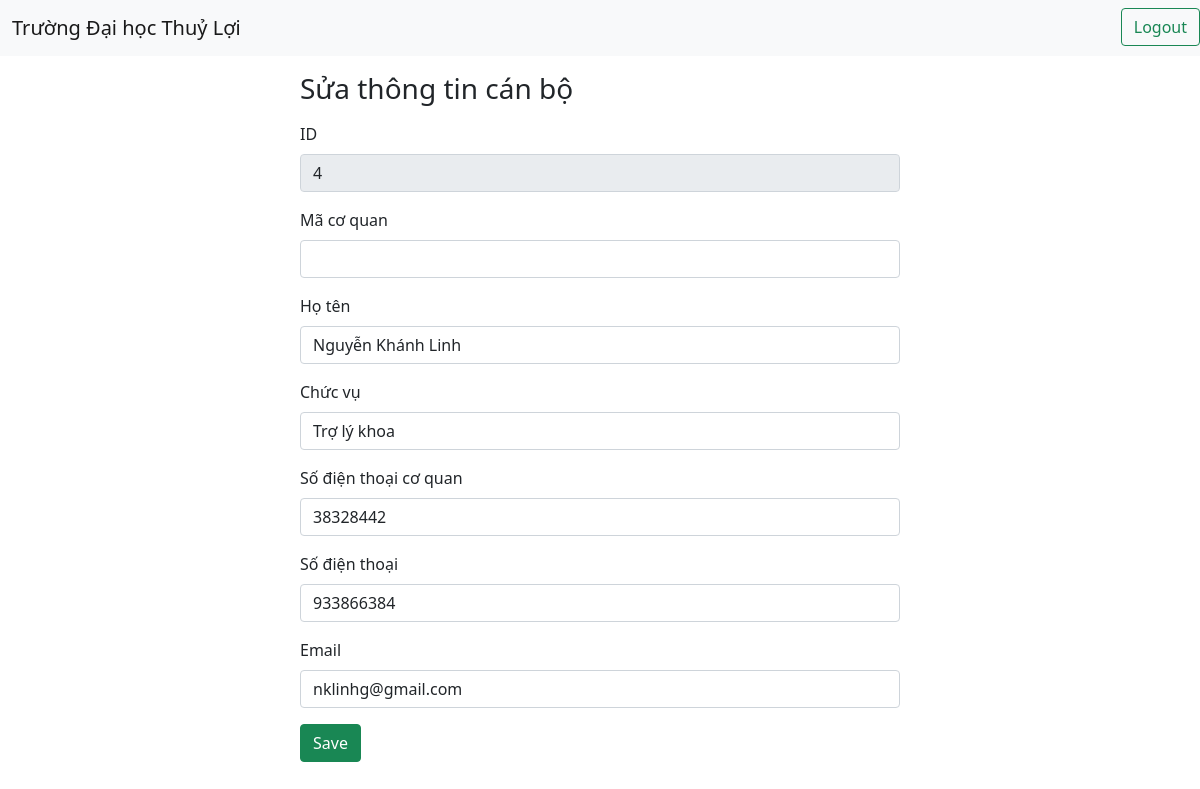
/admin/editCanbo.php?id=4, run on the app's committed database.
### tables this page shows
CREATE TABLE `canbo` (
  `id` int(11) NOT NULL,
  `id_Dvi` int(11) DEFAULT NULL,
  `ten` varchar(50) NOT NULL,
  `chucvu` varchar(50) NOT NULL,
  `sdtCoquan` int(11) NOT NULL,
  `sdt` int(11) NOT NULL,
  `email` varchar(50) NOT NULL
);

### admin/editCanbo.php (the view, shortened to what this page needs)
<?php
    include("config/db.php");
    include("template/header.php");
    $id_can_sua = $_GET['id'];
    $sql = "select * FROM canbo WHERE id=$id_can_sua";
    $result = mysqli_query($conn,$sql);
    $row = mysqli_fetch_assoc($result);
?>
<h3 style="max-width:50%;margin : 1rem auto;">Sửa thông tin cán bộ</h3>
<form action="" method="post" style="max-width:50%;margin : 1rem auto;">
  <div class="mb-3">
    <label class="form-label">ID</label>
    <input type="text" class="form-control" value="<?php echo $row['id']; ?>" name="txtId" disabled>
  </div>
  <div class="mb-3">
    <label class="form-label">Mã cơ quan</label>
    <input type="text" class="form-control" value="<?php echo $row['id_Dvi']; ?>" name="txtId_Dvi">
  </div>
  <div class="mb-3">
    <label class="form-label">Họ tên</label>
    <input type="text" class="form-control" value="<?php echo $row['ten']; ?>" name="txtTen">
  </div>
  <div class="mb-3">
    <label class="form-label">Chức vụ</label>
    <input type="text" class="form-control" value="<?php echo $row['chucvu']; ?>" name="txtChucvu" list="datalistOptions">
  </div>
  <div class="mb-3">
    <label class="form-label">Số điện thoại cơ quan</label>
    <input type="text" class="form-control" value="<?php echo $row['sdtCoquan']; ?>" name="txtSdtCoquan">
  </div>
  <div class="mb-3">
    <label class="form-label">Số điện thoại</label>
    <input type="text" class="form-control" value="<?php echo $row['sdt']; ?>" name="txtSdt">
  </div>
  <div class="mb-3">
    <label class="form-label">Email</label>
    <input type="email" class="form-control" value="<?php echo $row['email']; ?>" name="txtEmail">
  </div>
  <input type="submit" name="btnEditCanbo" value="Save" class="btn btn-success">
</form>

### data on the page
canbo: txtId "4", txtTen "Nguyễn Khánh Linh", txtChucvu "Trợ lý khoa", txtSdtCoquan "38328442", txtSdt "933866384", txtEmail "nklinhg@gmail.com"
